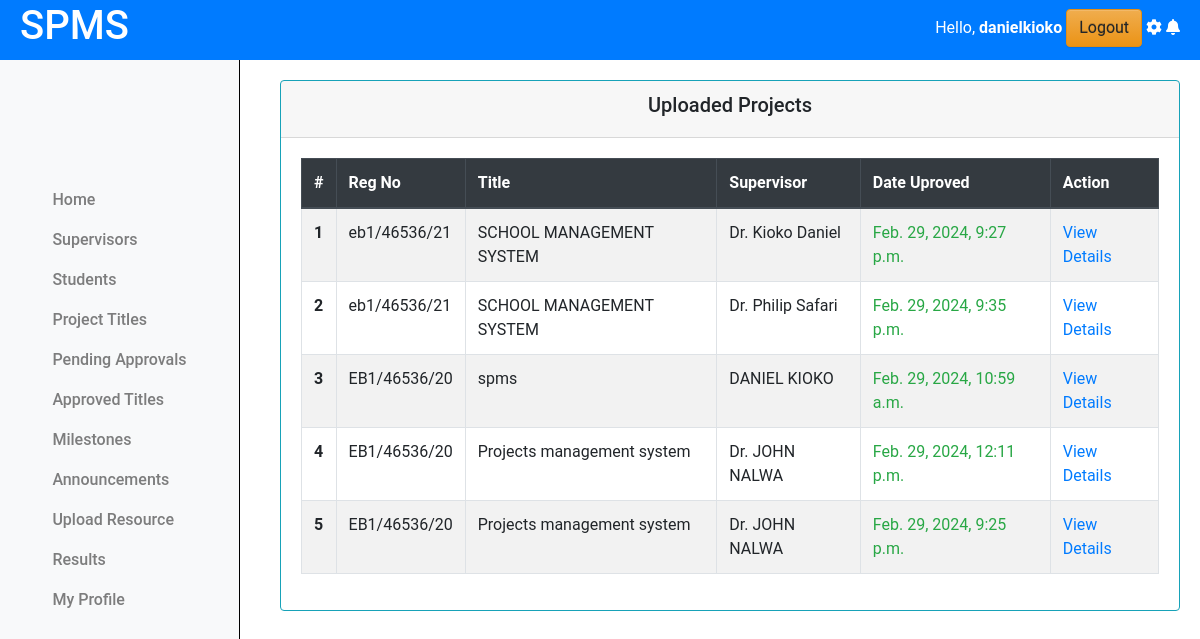
The app's page /projects/approved/ (signed in) with its own data.
### projectsApp/models.py (models this page shows, shortened)
class Coordinator(AbstractUser):
    pass

class Projects(models.Model):
    student = models.ForeignKey(Student, on_delete=models.CASCADE)
    title = models.CharField(max_length=255)
    description = models.TextField()
    objectives = models.TextField()
    lecturer = models.ForeignKey(Lecturer, on_delete=models.SET_NULL, null=True, blank=True)
    status = models.CharField(max_length=50, choices=[
        ('pending', 'Pending'),
        ('approved', 'Approved'),
        ('rejected', 'Rejected')
    ], default='pending')
    created_at = models.DateTimeField(auto_now_add=True)
    updated_at = models.DateTimeField(auto_now=True)

class Student(models.Model):
    regno = models.CharField(max_length=255, unique=True)
    email = models.EmailField(max_length=255, unique=True)
    name = models.CharField(max_length=255)
    phone_number = models.IntegerField(null=True, blank=True)
    intake_year = models.PositiveSmallIntegerField(default=2024)
    password = models.CharField(max_length=128, null=False, blank=False)
    user_id = models.AutoField(primary_key=True)
    last_login = models.DateTimeField(blank=True, null=True)
    USERNAME_FIELD = 'email'
    REQUIRED_FIELDS = ['regno', 'name', 'phone_number']
    class Meta:
        db_table = "students"

class Lecturer(models.Model):
    email = models.EmailField(max_length=255, unique=True, blank=False)
    name = models.CharField(max_length=255)
    phone = models.IntegerField(null=True, blank=True)
    password = models.CharField(max_length=128, null=False, blank=False)
    user_id = models.AutoField(primary_key=True)
    last_login = models.DateTimeField(blank=True, null=True)
    USERNAME_FIELD = 'email'
    REQUIRED_FIELDS = ['name', 'phone']
    class Meta:
        db_table = "Lecturers"

### projectsApp/AccessControl.py (the view)
    @login_required
    def wrapper(request, *args, **kwargs):
        if not isinstance(request.user, Coordinator):
            return redirect('cordinator_login')
        return function(request, *args, **kwargs)

### projectsApp/AccessControl.py (called while the page is built)
def coordinator_required(function):
    @login_required
    def wrapper(request, *args, **kwargs):
        if not isinstance(request.user, Coordinator):
            return redirect('cordinator_login')
        return function(request, *args, **kwargs)
    return wrapper

### projectsApp/views.py (called while the page is built)
@coordinator_required
def approved_titles(request):
    projects = Projects.objects.filter(status="Approved").order_by('-created_at')
    for i,project in enumerate(projects):
        project.index = i+1
        student = project.student
        project.reg_number = student.regno
    context = {
        'projects':projects,
        }
    return render(request, 'cordinator/approved_titles.html', context)

### projectsApp/templates/cordinator/approved_titles.html
{% extends 'base.html' %}
{% load static %}
{% block content %}
{% include 'column1_cord.html' %}
<div class="content">
    <div class="container-fluid">
        <div class="row">
            <div class="card border-info">
                <div class="card-header text-center">
                    <h5>Uploaded Projects</h5>
                </div>
                <div class="card-body">
                    <table class="table table-bordered table-hover  table-striped border-info">
                        <thead class="thead-dark">
                            <tr>
                                <th scope="col">#</th>
                                <th scope="col">Reg No</th>
                                <th scope="col">Title</th>
                                <th scope="col">Supervisor</th>
                                <th scope="col">Date Uproved</th>
                                <th scope="col">Action</th>
                            </tr>
                        </thead>
                        <tbody>
                            {% if projects.exists %}
                                {% for project in projects %}
                                    <tr>
                                        <th scope="row">{{project.index}}</th>
                                        <td>{{project.reg_number}}</td>
                                        <td>{{project.title}}</td>
                                        <td>{{project.lecturer.name}}</td>
                                        <td class="text-success">{{project.updated_at}}</td>
                                        <td><a href="{% url "view_project_details" project.id %}"> View Details </a></td>
                                    </tr>
                                {% endfor %}
                            {% else %}
                                <tr>
                                    <td colspan="6" class="text-center text-danger">No approved projects found.</td>
                                </tr>
                            {% endif %}
                        </tbody>
                    </table>
                </div>
            </div>
        </div>
    </div>
</div>
<link rel="stylesheet" href="{% static 'css/mystudents.css' %}">
{% endblock %}

### projectsApp/templates/base.html (shortened to what this page needs)
{% load static %}
<!doctype html>
<html class="no-js h-100" lang="en">
  <head>
    <link href="https://use.fontawesome.com/releases/v5.0.6/css/all.css" rel="stylesheet">
    <link href="https://stackpath.bootstrapcdn.com/bootstrap/4.5.2/css/bootstrap.min.css" rel="stylesheet">
    <link rel="stylesheet" href="https://cdn.jsdelivr.net/npm/bootstrap@3.3.7/dist/css/bootstrap-theme.min.css">
</head>
<body>
    <header>
        <div class="left">
            <h1>SPMS</h1>
        </div>
        <div class="right">
            <span class="username mb-3">
                Hello,
                <strong>
                    {% if request.user.is_authenticated %}
                        {% if request.user.is_staff %}  {{ request.user.username }}  {% else %}
                            {{ request.user.name }}  {% endif %}
                    {% else %}
                    Guest
                    {% endif %}
                </strong>
            </span>
            <a href="{% url 'logout' %}" class="btn btn-warning">Logout</a>
            <i class="fas fa-cog mb-3"></i>
            <i class="fas fa-bell mb-3"></i>
        </div>
    </header>
    {% block content %}
    {% endblock %}

### projectsApp/static/css/mystudents.css (style rules this page uses)
.content { margin-left: 250px; padding: 20px; margin-top: 60px; }
.card { width: 100%; margin-left: 10px; }

### projectsApp/templates/base.html (style rules this page uses)
body { font-family: 'Roboto', sans-serif; margin: 0; padding: 0; }
header { background-color: #007BFF; color: white; display: flex; justify-content: space-between; align-items: center; text-align: center; padding: 10px 20px; z-index: 20; position: fixed; top: 0; left: 0; width: 100%; height: 60px; }
header .left { display: flex; align-items: center; }

### records on screen
Coordinator: user.username "danielkioko"
Projects: index "1", reg_number "eb1/46536/21", title "SCHOOL MANAGEMENT SYSTEM", lecturer.name "Dr. Kioko Daniel", updated_at "Feb. 29, 2024, 9:27 p.m."
Projects: index "2", reg_number "eb1/46536/21", title "SCHOOL MANAGEMENT SYSTEM", lecturer.name "Dr. Philip Safari", updated_at "Feb. 29, 2024, 9:35 p.m."
Projects: index "3", reg_number "EB1/46536/20", title "spms", lecturer.name "DANIEL KIOKO", updated_at "Feb. 29, 2024, 10:59 a.m."
Projects: index "4", reg_number "EB1/46536/20", title "Projects management system", lecturer.name "Dr. JOHN NALWA", updated_at "Feb. 29, 2024, 12:11 p.m."
Projects: index "5", reg_number "EB1/46536/20", title "Projects management system", lecturer.name "Dr. JOHN NALWA", updated_at "Feb. 29, 2024, 9:25 p.m."
